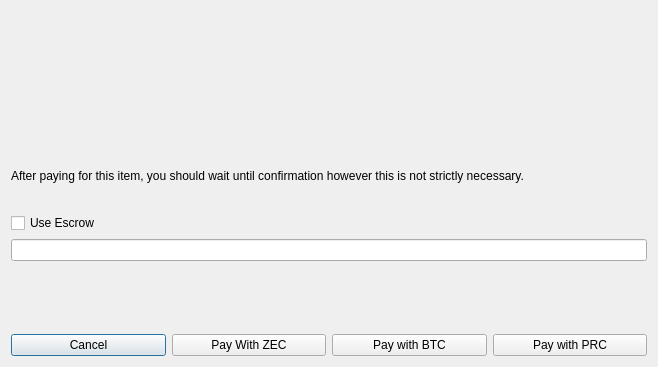
<?xml version="1.0" encoding="UTF-8"?>
<ui version="4.0">
 <class>OfferAcceptDialog</class>
 <widget class="QDialog" name="OfferAcceptDialog">
  <property name="geometry">
   <rect>
    <x>0</x>
    <y>0</y>
    <width>658</width>
    <height>367</height>
   </rect>
  </property>
  <property name="windowTitle">
   <string>Accept Presidentielcoin Offer</string>
  </property>
  <layout class="QGridLayout" name="gridLayout">
   <item row="6" column="0">
    <layout class="QHBoxLayout" name="horizontalLayout_3">
     <item>
      <widget class="QPushButton" name="cancelButton">
       <property name="text">
        <string>Cancel</string>
       </property>
       <property name="default">
        <bool>true</bool>
       </property>
       <property name="flat">
        <bool>false</bool>
       </property>
      </widget>
     </item>
     <item>
      <widget class="QPushButton" name="acceptZecButton">
       <property name="text">
        <string>Pay With ZEC</string>
       </property>
      </widget>
     </item>
     <item>
      <widget class="QPushButton" name="acceptBtcButton">
       <property name="toolTip">
        <string>Pay with Bitcoin</string>
       </property>
       <property name="text">
        <string>Pay with BTC</string>
       </property>
       <property name="autoDefault">
        <bool>true</bool>
       </property>
      </widget>
     </item>
     <item>
      <widget class="QPushButton" name="acceptButton">
       <property name="toolTip">
        <string>Pay with Presidentielcoin</string>
       </property>
       <property name="text">
        <string>Pay with PRC</string>
       </property>
      </widget>
     </item>
    </layout>
   </item>
   <item row="1" column="0">
    <layout class="QHBoxLayout" name="horizontalLayout">
     <item>
      <widget class="QLabel" name="acceptMessage">
       <property name="font">
        <font>
         <pointsize>12</pointsize>
         <weight>50</weight>
         <bold>false</bold>
        </font>
       </property>
       <property name="cursor">
        <cursorShape>IBeamCursor</cursorShape>
       </property>
       <property name="text">
        <string/>
       </property>
       <property name="wordWrap">
        <bool>true</bool>
       </property>
       <property name="textInteractionFlags">
        <set>Qt::LinksAccessibleByMouse|Qt::TextSelectableByKeyboard|Qt::TextSelectableByMouse</set>
       </property>
      </widget>
     </item>
    </layout>
   </item>
   <item row="3" column="0">
    <widget class="QCheckBox" name="checkBox">
     <property name="text">
      <string>Use Escrow</string>
     </property>
    </widget>
   </item>
   <item row="4" column="0">
    <widget class="QLineEdit" name="escrowEdit"/>
   </item>
   <item row="2" column="0">
    <widget class="QLabel" name="copyrightLabel">
     <property name="cursor">
      <cursorShape>IBeamCursor</cursorShape>
     </property>
     <property name="text">
      <string notr="true">After paying for this item, you should wait until confirmation however this is not strictly necessary.</string>
     </property>
     <property name="textFormat">
      <enum>Qt::RichText</enum>
     </property>
     <property name="wordWrap">
      <bool>true</bool>
     </property>
     <property name="textInteractionFlags">
      <set>Qt::LinksAccessibleByMouse|Qt::TextSelectableByKeyboard|Qt::TextSelectableByMouse</set>
     </property>
    </widget>
   </item>
   <item row="0" column="0">
    <widget class="QLabel" name="aboutShade">
     <property name="text">
      <string/>
     </property>
     <property name="alignment">
      <set>Qt::AlignCenter</set>
     </property>
    </widget>
   </item>
   <item row="5" column="0">
    <widget class="QLabel" name="escrowDisclaimer">
     <property name="text">
      <string/>
     </property>
    </widget>
   </item>
  </layout>
 </widget>
 <resources>
  <include location="../presidentielcoin.qrc"/>
 </resources>
 <connections/>
</ui>
